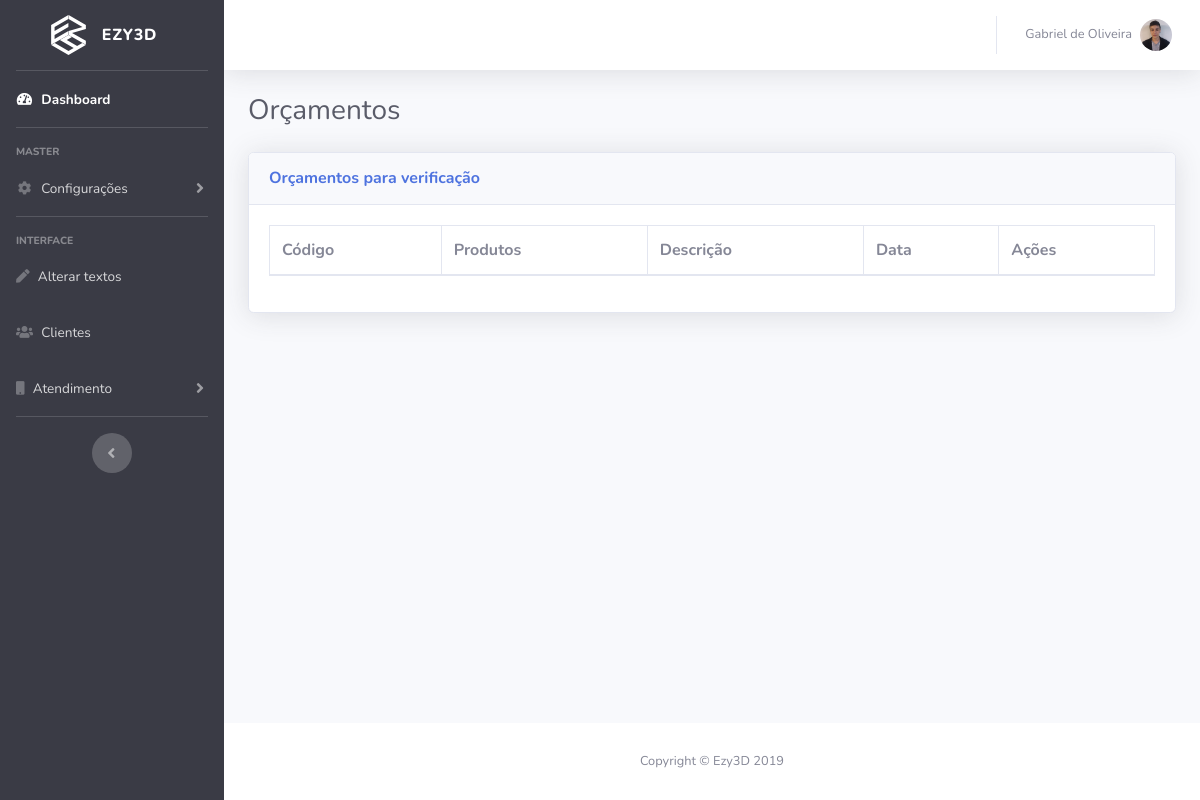
/public_html/dashboard/orcamento.php (signed in), run on an earlier commit of the app's database.
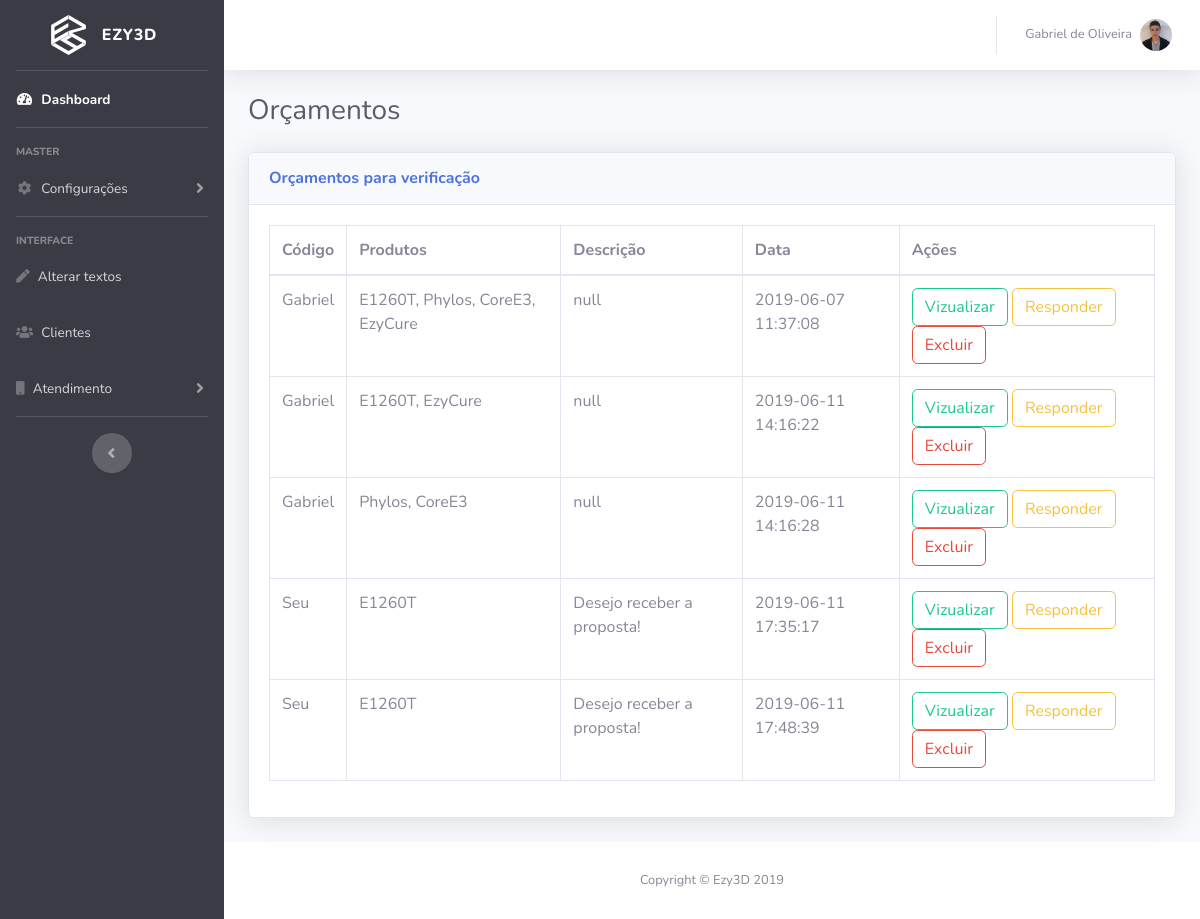
And on a later commit of the database.
### tables this page shows
CREATE TABLE IF NOT EXISTS `orcamento` (
  `idorcamento` int(11) NOT NULL AUTO_INCREMENT,
  `fkcliente` int(11) DEFAULT NULL,
  `produtos` varchar(150) DEFAULT NULL,
  `descricao` text NOT NULL,
  `data` datetime DEFAULT NULL,
  PRIMARY KEY (`idorcamento`),
  KEY `fkcliente` (`fkcliente`)
);

CREATE TABLE IF NOT EXISTS `cliente` (
  `idcliente` int(11) NOT NULL AUTO_INCREMENT,
  `nome` varchar(30) NOT NULL,
  `sobrenome` varchar(50) NOT NULL,
  `email` varchar(50) NOT NULL,
  `senha` varchar(40) NOT NULL,
  `telefone` char(11) NOT NULL,
  `pais` varchar(30) NOT NULL,
  `ramo` varchar(20) DEFAULT NULL,
  `empresa` varchar(20) DEFAULT NULL,
  PRIMARY KEY (`idcliente`)
);

### public_html/Classes/Conexao.php (called while the page is built, shortened)
<?php
class Conexao
{
    private $usuario;
    private $senha;
    private $bd;
    private $conexao;
    public function __construct()
    {
        $this->usuario = "root";
        $this->senha = "";
        $this->bd = "batata";
        $this->servidor = "localhost";
    }
    public function conectar()
    {
        $this->conexao = new PDO(
            "mysql:host=$this->servidor;dbname=$this->bd",
            $this->usuario,
            $this->senha,
            array(PDO::MYSQL_ATTR_INIT_COMMAND => "SET NAMES utf8")
        );
    }
    public function executarFetchAll($sql, $valores)
    {
        $comando = $this->conexao->prepare($sql);
        $comando->execute();
        return $comando->fetchAll();
    }
}

### public_html/Classes/Crud.php (called while the page is built, shortened)
<?php
require_once "Conexao.php";
class Crud extends Conexao
{
    public function consultar($coluna, $tabela, $restricao, $valores)
    {
        $sql = "SELECT DISTINCT $coluna FROM $tabela $restricao";
        return parent::executarFetchAll($sql, $valores);
    }
}

### public_html/dashboard/orcamento.php (the view, shortened to what this page needs)
<!DOCTYPE html>
<html lang="en">
<head>
  <link href="vendor/fontawesome-free/css/all.min.css" rel="stylesheet" type="text/css">
  <link href="css/sb-admin-2.min.css" rel="stylesheet">
</head>
<body id="page-top">
  <div id="wrapper">
    <?php
    include "menu.php";
    ?>
    <div class="container-fluid">
      <h1 class="h3 mb-4 text-gray-800">Orçamentos</h1>
      <div class="card shadow mb-4">
        <div class="card-header py-3">
          <h6 class="m-0 font-weight-bold text-primary">Orçamentos para verificação</h6>
        </div>
        <div class="card-body">
          <div class="table-responsive">
            <table class="table table-bordered" id="dataTable" width="100%" cellspacing="0">
              <thead>
                <tr>
                  <th>Código</th>
                  <th>Produtos</th>
                  <th>Descrição</th>
                  <th>Data</th>
                  <?php if ($permissao == "@571824") { ?>
                    <th>Ações</th>
                  <?php } ?>
                </tr>
              </thead>
              <tbody>
                <?php
                $obj = new Usuario();
                $registro = $obj->consultar("c.nome, s.*", "orcamento s", "INNER JOIN cliente c ON s.fkcliente=c.idcliente", null);
                foreach ($registro as $cliente) { ?>
                  <tr>
                    <td><?= $cliente['nome'] ?></td>
                    <td><?= $cliente['produtos'] ?></td>
                    <td><?= $cliente['descricao'] ?></td>
                    <td><?= $cliente['data'] ?></td>
                    <?php if ($permissao == "@571824") { ?>
                      <td>
                        <a class="btn btn-outline-success" id="btn-alterar" href="vizualizarOrcamento.php?id=<?= $cliente['idorcamento'] ?>&fk=<?= $cliente['fkcliente'] ?>">Vizualizar</a>
                        <a class="btn btn-outline-warning" href="paginaRespostaOrc.php?id=<?= $cliente['idorcamento'] ?>&fk=<?= $cliente['fkcliente'] ?>">Responder</a>
                        <a class="btn btn-outline-danger" onclick="return confirmar()" href="javascript:excluirOrcamento(<?= $cliente['idorcamento'] ?>, 'excluirOrcamento')">Excluir</a>
                      </td>
                    <?php } ?>
                  </tr>
                <?php } ?>
              </tbody>
            </table>
          </div>
        </div>
      </div>
    </div>
  </div>
  <?php
  include_once "rodape.php";
  ?>
</body>
</html>

### public_html/dashboard/menu.php (shortened to what this page needs)
<ul class="navbar-nav bg-gray-900 sidebar sidebar-dark accordion" id="accordionSidebar">
  <a class="sidebar-brand d-flex align-items-center justify-content-center" href="index.php">
    <div class="sidebar-brand-icon">
      <img src="img/logo_white.svg" width="35px" alt="">
    </div>
    <div class="sidebar-brand-text mx-3">EZY3D</div>
  </a>
  <hr class="sidebar-divider my-0">
  <?php if ($permissao == "@571824" || $permissao == "&43642" || $permissao == "$3590" || $permissao == "*271" || $permissao == "#11") { ?>
    <li class="nav-item active">
      <a class="nav-link" href="index.php">
        <i class="fas fa-fw fa-tachometer-alt"></i>
        <span>Dashboard</span></a>
    </li>
  <?php } ?>
  <hr class="sidebar-divider">
  <?php if ($permissao == "@571824") { ?>
    <div>
      <div class="sidebar-heading">
        master
      </div>
      <li class="nav-item">
        <a class="nav-link collapsed" href="#" data-toggle="collapse" data-target="#collapseTwo" aria-expanded="true" aria-controls="collapseTwo">
          <i class="fas fa-fw fa-cog"></i>
          <span>Configurações</span>
        </a>
      </li>
      <hr class="sidebar-divider">
    </div>
  <?php } ?>
  <div class="sidebar-heading">
    Interface
  </div>
  <?php if ($permissao == "@571824" || $permissao == "&43642") { ?>
    <li class="nav-item">
      <a class="nav-link" href="textos.php">
        <i class="fas fa-pen"></i>
        <span>Alterar textos</span></a>
    </li>
  <?php } ?>
  <?php if ($permissao == "@571824" || $permissao == "&43642" || $permissao == "$3590 " || $permissao == "*271 ") { ?>
    <li class="nav-item">
      <a class="nav-link" href="clientes.php">
        <i class="fas fa-users"></i>
        <span>Clientes</span></a>
    </li>
    <li class="nav-item">
      <a class="nav-link collapsed" href="#" data-toggle="collapse" data-target="#collapsePages" aria-expanded="true" aria-controls="collapsePages">
        <i class="fas fa-mobile"></i>
        <span>Atendimento</span></a>
    </li>
  <?php } ?>
  <hr class="sidebar-divider d-none d-md-block">
  <div class="text-center d-none d-md-inline">
    <button class="rounded-circle border-0" id="sidebarToggle"></button>
  </div>
</ul>
<div id="content-wrapper" class="d-flex flex-column">
  <div id="content">
    <nav class="navbar navbar-expand navbar-light bg-white topbar mb-4 static-top shadow">
      <ul class="navbar-nav ml-auto">
        <li class="nav-item dropdown no-arrow">
          <a class="nav-link dropdown-toggle" href="#" id="userDropdown" role="button" data-toggle="dropdown" aria-haspopup="true" aria-expanded="false">
            <span class="mr-2 d-none d-lg-inline text-gray-600 small"><?= $nome_admin ?></span>
            <img class="img-profile rounded-circle" src="img/gabriel.jpg" width="60px">
          </a>
        </li>
      </ul>
    </nav>

### public_html/dashboard/rodape.php (shortened to what this page needs)
<footer class="sticky-footer bg-white">
    <div class="container my-auto">
        <div class="copyright text-center my-auto">
            <span>Copyright &copy; Ezy3D 2019</span>
        </div>
    </div>
</footer>
</div>
</div>
<link href="css/sb-admin-2.min.css" rel="stylesheet">
<link href="vendor/datatables/dataTables.bootstrap4.min.css" rel="stylesheet">

What changed in the data, as far as the page shows it:
added orcamento: fkcliente.nome "Gabriel", produtos "E1260T, Phylos, CoreE3, EzyCure", descricao "null", data "2019-06-07 11:37:08"
added orcamento: fkcliente.nome "Gabriel", produtos "E1260T, EzyCure", descricao "null", data "2019-06-11 14:16:22"
added orcamento: fkcliente.nome "Gabriel", produtos "Phylos, CoreE3", descricao "null", data "2019-06-11 14:16:28"
added orcamento: fkcliente.nome "Seu", produtos "E1260T", descricao "Desejo receber a proposta!", data "2019-06-11 17:35:17"
added orcamento: fkcliente.nome "Seu", produtos "E1260T", descricao "Desejo receber a proposta!", data "2019-06-11 17:48:39"
